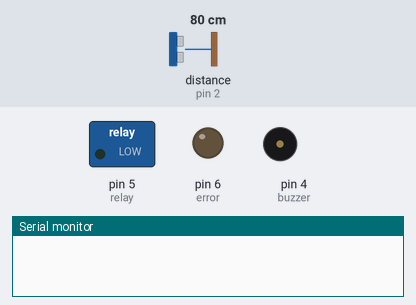
This sketch was run on a simulated Arduino Uno, built with avr-gcc and run on an emulated ATmega328P. Shown: switched loads named in the sketch (green lamp = pin HIGH), output pins drawn as LEDs (lit = HIGH), buzzer (waves = sounding, pin HIGH), the last lines printed to the serial monitor. Wiring (inferred from the names in the program): ultrasonic range finder: trigger pin 3; echo pin 2. Inputs (shaded band) come from the test bench; at power-on: distance to the obstacle (sensor on pin 2) 80 cm. The echo pulse lasts 58.3 µs per cm; pins used as bus, display or sensor lines are not drawn.

Above: at 10.61 s.
11.3 s: distance to the obstacle (sensor on pin 2) set to 20 cm
At 15.2 s:
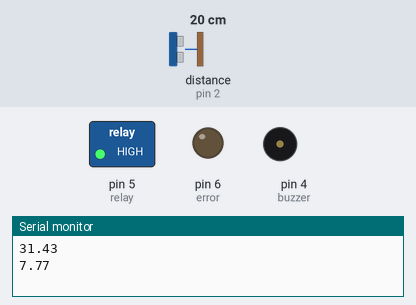
15.9 s: distance to the obstacle (sensor on pin 2) set to 16 cm
At 16.06 s:
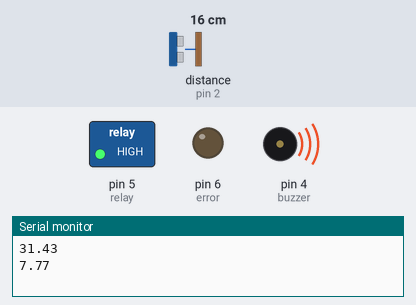
19.4 s: distance to the obstacle (sensor on pin 2) set to 38 cm
21.2 s: distance to the obstacle (sensor on pin 2) set to 46 cm
At 22.22 s:
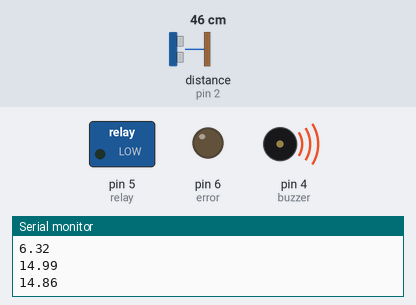
25.5 s: distance to the obstacle (sensor on pin 2) set to 79 cm
28.2 s: distance to the obstacle (sensor on pin 2) set to 87 cm
At 30.4 s:
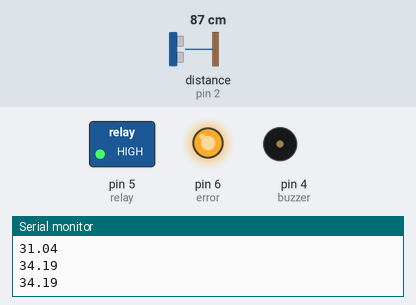
Timing chart, 0 to 31.5 s (numbered marks = the images above; inputs shaded):
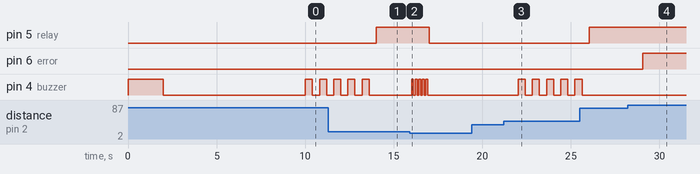

Measured:
- the behaviour switches between 18 and 17 cm on distance to the obstacle (sensor on pin 2) (found by bisection; images 1 and 2)
- the behaviour switches between 41 and 42 cm on distance to the obstacle (sensor on pin 2) (found by bisection; images 2 and 3)
- the behaviour switches between 82 and 83 cm on distance to the obstacle (sensor on pin 2) (found by bisection; images 3 and 4)
- after the input at 15.9 s, pin 5 (relay): HIGH → LOW after 1.1 s; pin 4 (buzzer): alternates HIGH for 0.10 s and LOW for 0.10 s, 10 changes in all, then stays LOW, starting after 0.12 s
- after the input at 21.2 s, pin 4 (buzzer): alternates HIGH for 0.40 s and LOW for 0.40 s, starting after 0.83 s
- after the input at 28.2 s, pin 6 (error): LOW → HIGH after 0.85 s
- by itself, pin 4 (buzzer): alternates HIGH for 0.40 s and LOW for 0.40 s, 6 changes in all, then stays LOW

The sketch:

AMC_BETA_official_v20.01.27.ino
```cpp
float tankHeight=27,ToPercent,waterDistance;
int spaceMax=60,spaceMin=25;
int echo=2,trigger=3,buzzer=4,relay=5,error=6,triggered,delayHigh=100,delayLow=400,count,timeBreak=1000;
long duration;
void alarmOnStart() {
  Serial.begin(9600);
  digitalWrite(buzzer,HIGH);
  delay(2000);
  digitalWrite(buzzer,LOW);
  delay(8000);
  }
void onStart() {alarmOnStart();}
void alarmLow() {
  digitalWrite(buzzer,HIGH);
  delay(delayLow);
  digitalWrite(buzzer,LOW);
  delay(delayLow);}
void alarmHigh() {
  digitalWrite(buzzer,HIGH);
  delay(delayHigh);
  digitalWrite(buzzer, LOW);
  delay(delayHigh);}
void convert() {waterDistance=(duration/2)/(29.1*2.54);}
void throwSignal() {
  digitalWrite(trigger,LOW);
  delayMicroseconds(2);
  digitalWrite(trigger,HIGH);
  delayMicroseconds(10);
  digitalWrite(trigger,LOW);
  duration=pulseIn(echo,HIGH);}
void DefinePercent() {
  convert();
  ToPercent=100*waterDistance/tankHeight;
  }
void Operation() {
  if (ToPercent>120) {
    analogWrite(error,255);}
  else if (ToPercent>spaceMax && ToPercent<=120) {
    digitalWrite(error,LOW);
    for (count=0;count<5 && triggered==1; count++) {alarmLow();}
    analogWrite(relay,255);
    triggered=0;}
  else if (ToPercent<spaceMin) {
    digitalWrite(error,LOW);
    for (count=0;count<5 && triggered==0;count++) {alarmHigh();}
    digitalWrite(relay,LOW);
    triggered=1;}}
void setup() {
  Serial.begin(9600);
  pinMode(trigger,OUTPUT);
  pinMode(echo,INPUT);
  pinMode(buzzer,OUTPUT);
  pinMode(relay,OUTPUT);
  onStart();
  throwSignal();
  DefinePercent();
  if (ToPercent<spaceMin) {triggered=0;}
  else if (ToPercent>spaceMax) {triggered=1;}}
void loop() {
  throwSignal();
  DefinePercent();
  Operation();
  Serial.println(waterDistance);
  delay(timeBreak);}
  
```
